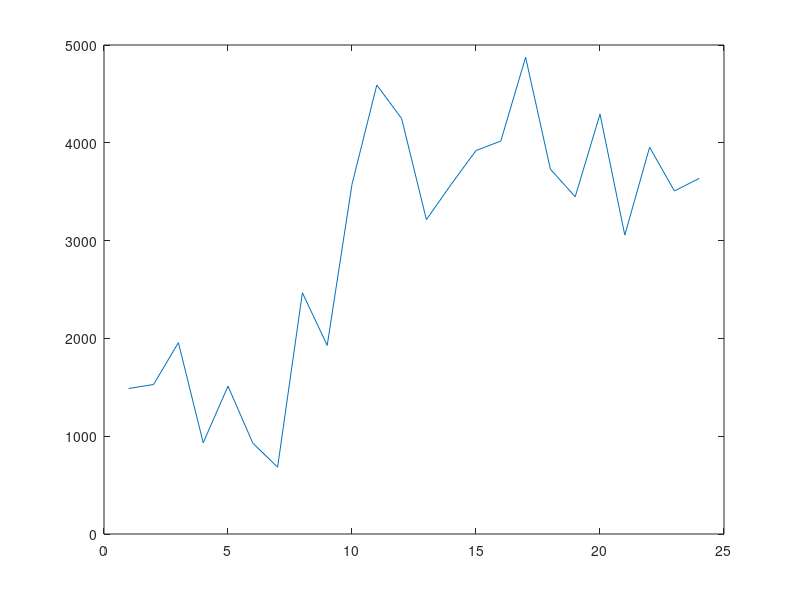

Write MATLAB code to recreate this figure.
clear all 

num_cars = [31 30 40 20 33 20 12 45 36 72 89 83 64 73  78 84 95 74 68 85 59 74 69 74];

battery_cap3= zeros(1,24);
battery_timme = zeros(1,24);


b = 1;
for a = 1 : length(num_cars)
    for i = 1 : num_cars(a)
        battery_cap3(i) = normrnd(50,15);
    end
    battery_timme(b) = sum(battery_cap3);
    battery_cap3 = 0;
    b = b + 1;
end

plot(battery_timme)